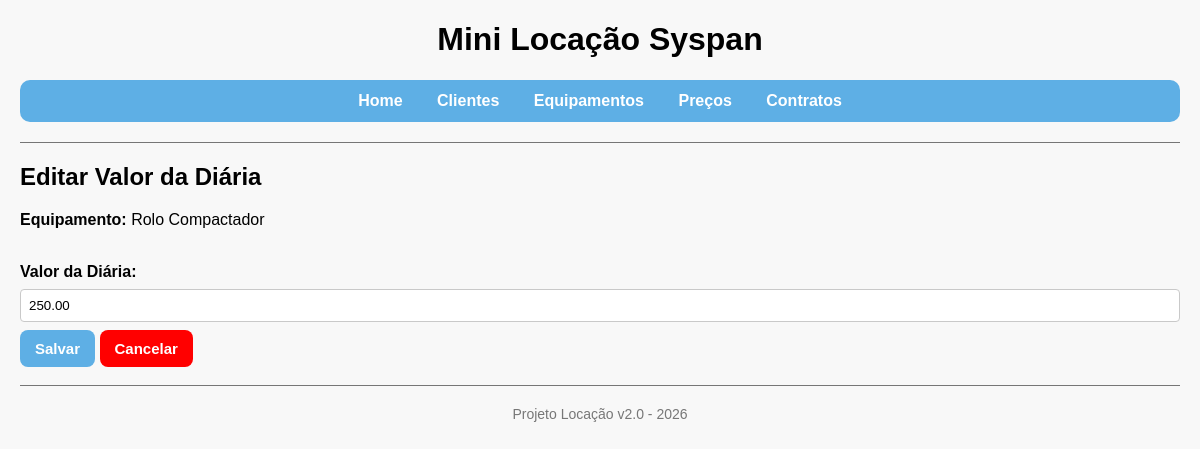
/projeto-locacao/precos/editar_item.php?id=4, run on an earlier commit of the app's database.
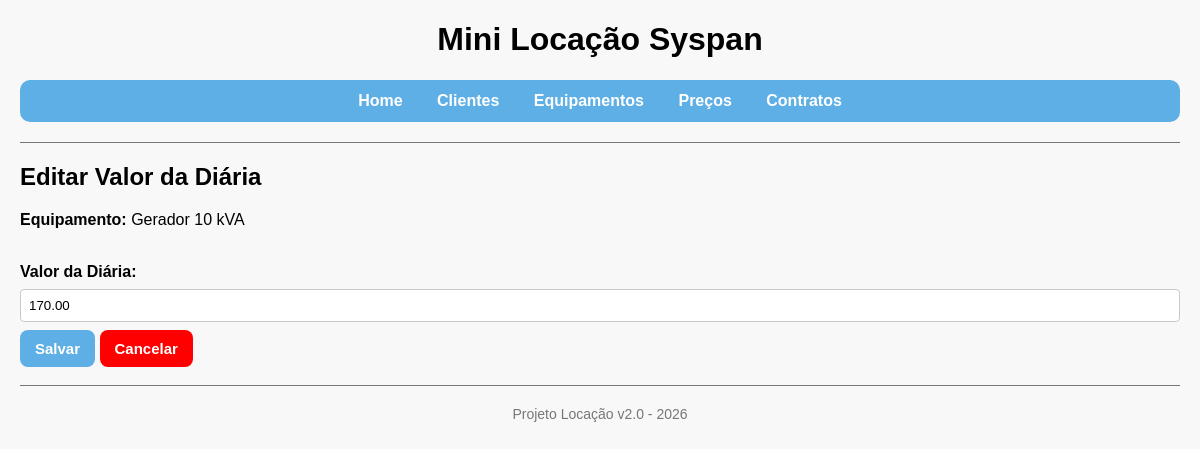
And on a later commit of the database.
### tables this page shows
CREATE TABLE IF NOT EXISTS preco_itens (
 id INT AUTO_INCREMENT PRIMARY KEY,
 id_preco INT NOT NULL,
 id_equipamento INT NOT NULL,
 valor_diaria DECIMAL(10,2) NOT NULL,
 CONSTRAINT fk_preco
 FOREIGN KEY (id_preco) REFERENCES precos(id),
 CONSTRAINT fk_preco_equipamento
 FOREIGN KEY (id_equipamento) REFERENCES equipamentos(id)
);

CREATE TABLE IF NOT EXISTS equipamentos (
 id INT AUTO_INCREMENT PRIMARY KEY,
 codigo VARCHAR(30) NOT NULL UNIQUE,
 descricao VARCHAR(120) NOT NULL,
 categoria VARCHAR(80) NULL,
 marca VARCHAR(80) NULL,
 modelo VARCHAR(80) NULL,
 numero_serie VARCHAR(80) NULL,
 ativo TINYINT(1) NOT NULL DEFAULT 1,
 observacao VARCHAR(255) NULL,
 created_at DATETIME NOT NULL DEFAULT CURRENT_TIMESTAMP,
 updated_at DATETIME NULL DEFAULT CURRENT_TIMESTAMP ON UPDATE CURRENT_TIMESTAMP
);

### projeto-locacao/helpers.php (called while the page is built, shortened)
<?php
    function e(string $value): string {
        return htmlspecialchars($value, ENT_QUOTES | ENT_SUBSTITUTE, 'UTF-8');
    }
    function formatarInputDecimal(float $valor): string {
        return number_format($valor, 2, '.', '');
    }
?>

### projeto-locacao/precos/editar_item.php (the view, shortened to what this page needs)
<?php
    require_once '../conexao.php';
    require_once '../helpers.php';
    $id_item = obterId();
    $sql = 'SELECT preco_itens.id, preco_itens.id_preco, preco_itens.id_equipamento, equipamentos.descricao, preco_itens.valor_diaria FROM preco_itens
            INNER JOIN equipamentos ON preco_itens.id_equipamento = equipamentos.id
            WHERE preco_itens.id = :id';
    $consulta = $pdo->prepare($sql);
    $consulta->execute([':id' => $id_item]);
    $item = $consulta->fetch();
    $valor_diaria = (float)$item['valor_diaria'];
    require_once '../layout/header.php';
?>
<h2>Editar Valor da Diária</h2>
<form method="POST">
    <p><strong>Equipamento:</strong> <?= e($item["descricao"]) ?></p><br>
    <label>Valor da Diária:</label><br>
    <input type="number" name="valor_diaria" step="0.01" min="0.01" value="<?= e(formatarInputDecimal($valor_diaria)) ?>" required><br>
    <button type="submit">Salvar</button>
    <a class="botao-cancelar" href="ver.php?id=<?= (int)$item['id_preco'] ?>">Cancelar</a>
</form>
<?php require_once '../layout/footer.php'; ?>

What changed in the data, as far as the page shows it:
changed preco_itens: id_equipamento.descricao "Rolo Compactador" → "Gerador 10 kVA"; valor_diaria "250.00" → "170.00"
